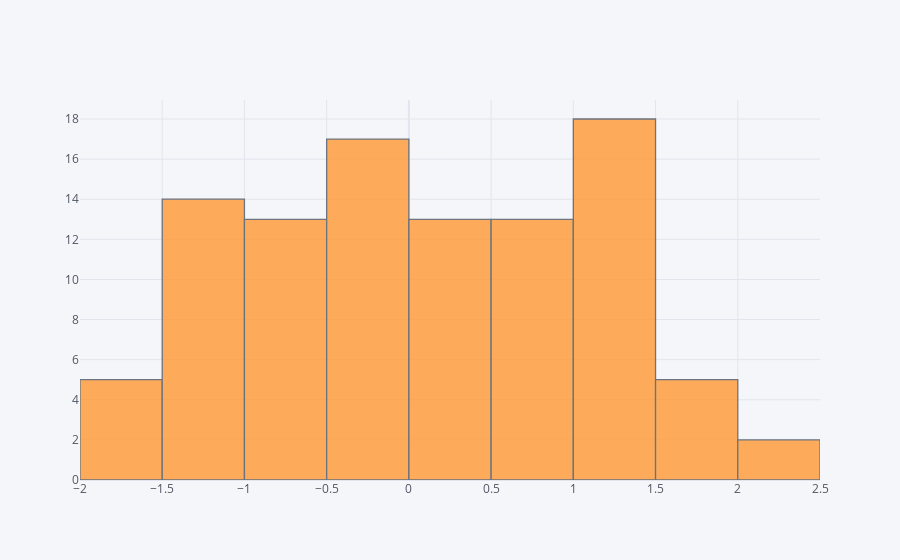

The code cell stored with this chart in its notebook:
### Markdown cell above
__Histograma__
comparando histogramas com seabor e matplotlib

### Code cell
df['A'].iplot(kind='hist')

### Figure 1 — Plotly figure (JSON) as saved in the notebook; plotly's stock layout.template omitted (floating-point values rounded to 4 significant figures)
{"data": [{"histfunc": "count", "histnorm": "", "marker": {"color": "rgba(255, 153, 51, 1.0)", "line": {"color": "#4D5663", "width": 1.3}}, "name": "A", "opacity": 0.8, "orientation": "v", "type": "histogram", "x": [-0.09625, -0.7484, 1.119, -0.1651, 0.2813, 0.8626, -0.364, 0.8935, 0.2985, -1.136, -0.02347, -0.9799, 0.9073, 2.011, -0.2316, 0.4159, 0.9859, -0.6814, -0.5578, -0.8935, 1.449, 1.429, -1.388, -1.778, 0.3392, -0.6394, 0.7029, -1.064, 1.729, 0.04198, -1.956, -0.7515, 0.3168, -0.1914, 1.942, 0.2889, 2.03, 0.7018, 1.107, -0.7138, -1.108, -1.163, -0.8746, -1.111, 0.5944, 1.367, 0.1391, 0.7938, 1.262, 1.429, -0.3037, 0.07701, -0.05097, -1.164, -1.037, -0.6749, -1.323, 1.349, 1.338, -1.571, 1.388, -1.577, 0.6242, -1.054, 1.242, -0.6171, -0.2654, -0.1849, 1.19, 1.029, -1.314, -0.4882, 1.935, 0.4676, 1.644, 1.259, -0.4461, -0.08739, -1.427, -0.6478, 1.01, 0.7652, 1.373, 0.245, 1.288, -1.557, 0.6478, 1.815, -0.4647, -0.2723, 1.387, -1.185, -0.1329, 0.4894, -1.058, -0.3066, -0.9294, 0.6957, 0.8785, 0.2279]}], "layout": {"barmode": "overlay", "legend": {"bgcolor": "#F5F6F9", "font": {"color": "#4D5663"}}, "paper_bgcolor": "#F5F6F9", "plot_bgcolor": "#F5F6F9", "title": {"font": {"color": "#4D5663"}}, "xaxis": {"gridcolor": "#E1E5ED", "showgrid": true, "tickfont": {"color": "#4D5663"}, "title": {"font": {"color": "#4D5663"}, "text": ""}, "zerolinecolor": "#E1E5ED"}, "yaxis": {"gridcolor": "#E1E5ED", "showgrid": true, "tickfont": {"color": "#4D5663"}, "title": {"font": {"color": "#4D5663"}, "text": ""}, "zerolinecolor": "#E1E5ED"}}}
